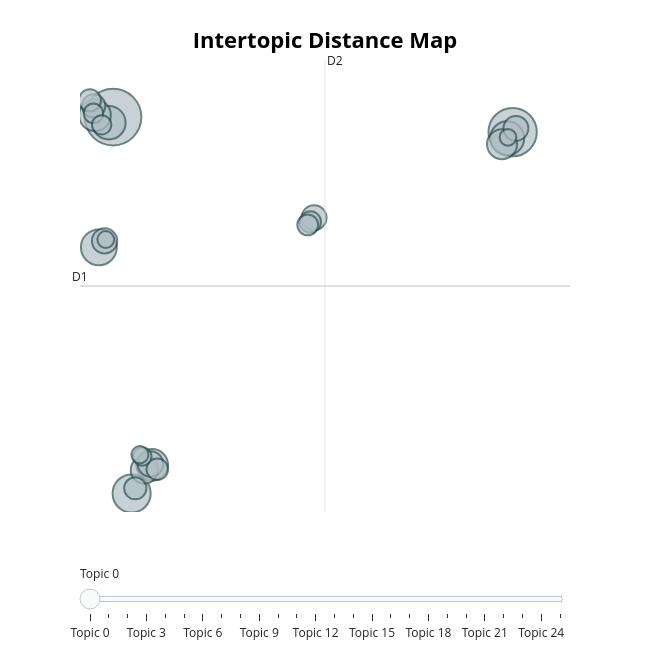

Notebook source saved alongside this figure:
### Code cell
# Retrieve summary information of all topics
# (including topic id and document counts)
# 4. save results
df["bertopic_topic"] = topics
df["bertopic_prob"] = [p.max() if p is not None and len(p) > 0 else np.nan for p in probs]

# 5.topic info
topic_info = topic_model.get_topic_info()
# print(topic_info.head(15))
for topic_id in topic_info["Topic"].head(10):
    print(f"\n===== Topic {topic_id} =====")
    print(topic_model.get_topic(topic_id))
    
# 5b. visualize topics
# Each circle represents a topic:
# - circle size: number of documents in the topic (importance)
# - distance between circles: semantic difference between topics
fig_topics = topic_model.visualize_topics()
fig_topics
# The extracted topics show clear semantic structure, for example:
# - Topic 0: Reinforcement Learning
# - Topic 1: Graph Neural Networks
# - Topic 5: Deep Neural Networks
# - Topic 6: Multi-armed Bandits
# - Topic 7: Generative Models (GANs)
# - Topic 8: Federated Learning
#
# These topics align well with major research directions in modern machine learning,
# indicating that BERTopic effectively captures semantic topics.

# Topic -1 represents outliers (documents not assigned to any clear topic).
# Its keywords are usually generic (data, model, method),
# indicating a lack of specific thematic focus.


# Compared to LDA, BERTopic produces more specific and semantically coherent topics,
# as it is based on embeddings rather than word frequency.

### Figure 1 — Plotly figure (JSON) as saved in the notebook; plotly's stock layout.template omitted (floating-point values rounded to 4 significant figures)
{"data": [{"customdata": [[0, "policy | reinforcement | reinforcement learning | rl | learning", 690], [1, "graph | graphs | node | gnns | nodes", 504], [2, "patients | data | disease | clinical | patient", 313], [3, "svm | class | ensemble | learning | algorithm", 277], [4, "networks | neural | neural networks | deep | network", 249], [5, "regret | bandit | arms | arm | reward", 242], [6, "generative | gan | gans | data | latent", 216], [7, "federated | privacy | federated learning | fl | clients", 216], [8, "nas | search | neural | architecture | hardware", 194], [9, "adversarial | attacks | robustness | adversarial examples | examples", 162], [10, "domain | target | source | adaptation | domain adaptation", 141], [11, "label | labels | multi label | multi | learning", 137], [12, "traffic | spatial | temporal | prediction | data", 135], [13, "equations | physics | neural | differential | model", 133], [14, "matrix | kernel | rank | factorization | algorithm", 118], [15, "explanations | model | counterfactual | models | explanation", 106], [16, "clustering | means | clusters | algorithm | cluster", 106], [17, "anomaly | detection | anomaly detection | anomalies | data", 100], [18, "energy | forecasting | load | data | model", 98], [19, "time series | series | time | series classification | classification", 94], [20, "stochastic | convergence | optimization | convex | gradient", 82], [21, "regret | online | algorithm | bounds | convex", 80], [22, "meta | meta learning | shot | learning | task", 75], [23, "continual | continual learning | forgetting | tasks | learning", 63], [24, "active | active learning | learning | al | data", 61], [25, "recurrent | rnn | long | recurrent neural | networks", 60]], "hovertemplate": "<b>Topic %{customdata[0]}</b><br>%{customdata[1]}<br>Size: %{customdata[2]}", "legendgroup": "", "marker": {"color": "#B0BEC5", "line": {"color": "DarkSlateGrey", "width": 2}, "size": [690, 504, 313, 277, 249, 242, 216, 216, 194, 162, 141, 137, 135, 133, 118, 106, 106, 100, 98, 94, 82, 80, 75, 63, 61, 60], "sizemode": "area", "sizeref": 0.4313, "symbol": "circle"}, "mode": "markers", "name": "", "orientation": "v", "showlegend": false, "type": "scatter", "x": [-2.337, 19.7, -1.313, -3.12, 19.4, -2.57, -0.1796, -3.335, 19.12, -0.605, -0.274, -2.807, 8.749, 19.88, -3.409, -1.113, -3.618, 0.1007, 8.544, 8.403, -3.417, -2.967, -0.7287, -0.8562, -2.739, 19.45], "xaxis": "x", "y": [12.3, 11.57, -6.002, 5.966, 11.27, 12.03, -4.61, 12.39, 10.98, -4.855, -4.569, 6.277, 7.405, 11.75, 12.84, -5.748, 13.11, -4.823, 7.2, 7.059, 12.48, 11.92, -4.202, -4.113, 6.344, 11.31], "yaxis": "y"}], "layout": {"annotations": [{"showarrow": false, "text": "D1", "x": -4.161, "y": 4.085, "yshift": 10}, {"showarrow": false, "text": "D2", "x": 9.352, "xshift": 10, "y": 15.07}], "height": 650, "hoverlabel": {"bgcolor": "white", "font": {"family": "Rockwell", "size": 16}}, "legend": {"itemsizing": "constant", "tracegroupgap": 0}, "margin": {"t": 60}, "shapes": [{"line": {"color": "#CFD8DC", "width": 2}, "type": "line", "x0": 9.352, "x1": 9.352, "y0": -6.902, "y1": 15.07}, {"line": {"color": "#9E9E9E", "width": 2}, "type": "line", "x0": -4.161, "x1": 22.87, "y0": 4.085, "y1": 4.085}], "sliders": [{"active": 0, "pad": {"t": 50}, "steps": [{"args": [{"marker.color": [["red", "#B0BEC5", "#B0BEC5", "#B0BEC5", "#B0BEC5", "#B0BEC5", "#B0BEC5", "#B0BEC5", "#B0BEC5", "#B0BEC5", "#B0BEC5", "#B0BEC5", "#B0BEC5", "#B0BEC5", "#B0BEC5", "#B0BEC5", "#B0BEC5", "#B0BEC5", "#B0BEC5", "#B0BEC5", "#B0BEC5", "#B0BEC5", "#B0BEC5", "#B0BEC5", "#B0BEC5", "#B0BEC5"]]}], "label": "Topic 0", "method": "update"}, {"args": [{"marker.color": [["#B0BEC5", "red", "#B0BEC5", "#B0BEC5", "#B0BEC5", "#B0BEC5", "#B0BEC5", "#B0BEC5", "#B0BEC5", "#B0BEC5", "#B0BEC5", "#B0BEC5", "#B0BEC5", "#B0BEC5", "#B0BEC5", "#B0BEC5", "#B0BEC5", "#B0BEC5", "#B0BEC5", "#B0BEC5", "#B0BEC5", "#B0BEC5", "#B0BEC5", "#B0BEC5", "#B0BEC5", "#B0BEC5"]]}], "label": "Topic 1", "method": "update"}, {"args": [{"marker.color": [["#B0BEC5", "#B0BEC5", "red", "#B0BEC5", "#B0BEC5", "#B0BEC5", "#B0BEC5", "#B0BEC5", "#B0BEC5", "#B0BEC5", "#B0BEC5", "#B0BEC5", "#B0BEC5", "#B0BEC5", "#B0BEC5", "#B0BEC5", "#B0BEC5", "#B0BEC5", "#B0BEC5", "#B0BEC5", "#B0BEC5", "#B0BEC5", "#B0BEC5", "#B0BEC5", "#B0BEC5", "#B0BEC5"]]}], "label": "Topic 2", "method": "update"}, {"args": [{"marker.color": [["#B0BEC5", "#B0BEC5", "#B0BEC5", "red", "#B0BEC5", "#B0BEC5", "#B0BEC5", "#B0BEC5", "#B0BEC5", "#B0BEC5", "#B0BEC5", "#B0BEC5", "#B0BEC5", "#B0BEC5", "#B0BEC5", "#B0BEC5", "#B0BEC5", "#B0BEC5", "#B0BEC5", "#B0BEC5", "#B0BEC5", "#B0BEC5", "#B0BEC5", "#B0BEC5", "#B0BEC5", "#B0BEC5"]]}], "label": "Topic 3", "method": "update"}, {"args": [{"marker.color": [["#B0BEC5", "#B0BEC5", "#B0BEC5", "#B0BEC5", "red", "#B0BEC5", "#B0BEC5", "#B0BEC5", "#B0BEC5", "#B0BEC5", "#B0BEC5", "#B0BEC5", "#B0BEC5", "#B0BEC5", "#B0BEC5", "#B0BEC5", "#B0BEC5", "#B0BEC5", "#B0BEC5", "#B0BEC5", "#B0BEC5", "#B0BEC5", "#B0BEC5", "#B0BEC5", "#B0BEC5", "#B0BEC5"]]}], "label": "Topic 4", "method": "update"}, {"args": [{"marker.color": [["#B0BEC5", "#B0BEC5", "#B0BEC5", "#B0BEC5", "#B0BEC5", "red", "#B0BEC5", "#B0BEC5", "#B0BEC5", "#B0BEC5", "#B0BEC5", "#B0BEC5", "#B0BEC5", "#B0BEC5", "#B0BEC5", "#B0BEC5", "#B0BEC5", "#B0BEC5", "#B0BEC5", "#B0BEC5", "#B0BEC5", "#B0BEC5", "#B0BEC5", "#B0BEC5", "#B0BEC5", "#B0BEC5"]]}], "label": "Topic 5", "method": "update"}, {"args": [{"marker.color": [["#B0BEC5", "#B0BEC5", "#B0BEC5", "#B0BEC5", "#B0BEC5", "#B0BEC5", "red", "#B0BEC5", "#B0BEC5", "#B0BEC5", "#B0BEC5", "#B0BEC5", "#B0BEC5", "#B0BEC5", "#B0BEC5", "#B0BEC5", "#B0BEC5", "#B0BEC5", "#B0BEC5", "#B0BEC5", "#B0BEC5", "#B0BEC5", "#B0BEC5", "#B0BEC5", "#B0BEC5", "#B0BEC5"]]}], "label": "Topic 6", "method": "update"}, {"args": [{"marker.color": [["#B0BEC5", "#B0BEC5", "#B0BEC5", "#B0BEC5", "#B0BEC5", "#B0BEC5", "#B0BEC5", "red", "#B0BEC5", "#B0BEC5", "#B0BEC5", "#B0BEC5", "#B0BEC5", "#B0BEC5", "#B0BEC5", "#B0BEC5", "#B0BEC5", "#B0BEC5", "#B0BEC5", "#B0BEC5", "#B0BEC5", "#B0BEC5", "#B0BEC5", "#B0BEC5", "#B0BEC5", "#B0BEC5"]]}], "label": "Topic 7", "method": "update"}, {"args": [{"marker.color": [["#B0BEC5", "#B0BEC5", "#B0BEC5", "#B0BEC5", "#B0BEC5", "#B0BEC5", "#B0BEC5", "#B0BEC5", "red", "#B0BEC5", "#B0BEC5", "#B0BEC5", "#B0BEC5", "#B0BEC5", "#B0BEC5", "#B0BEC5", "#B0BEC5", "#B0BEC5", "#B0BEC5", "#B0BEC5", "#B0BEC5", "#B0BEC5", "#B0BEC5", "#B0BEC5", "#B0BEC5", "#B0BEC5"]]}], "label": "Topic 8", "method": "update"}, {"args": [{"marker.color": [["#B0BEC5", "#B0BEC5", "#B0BEC5", "#B0BEC5", "#B0BEC5", "#B0BEC5", "#B0BEC5", "#B0BEC5", "#B0BEC5", "red", "#B0BEC5", "#B0BEC5", "#B0BEC5", "#B0BEC5", "#B0BEC5", "#B0BEC5", "#B0BEC5", "#B0BEC5", "#B0BEC5", "#B0BEC5", "#B0BEC5", "#B0BEC5", "#B0BEC5", "#B0BEC5", "#B0BEC5", "#B0BEC5"]]}], "label": "Topic 9", "method": "update"}, {"args": [{"marker.color": [["#B0BEC5", "#B0BEC5", "#B0BEC5", "#B0BEC5", "#B0BEC5", "#B0BEC5", "#B0BEC5", "#B0BEC5", "#B0BEC5", "#B0BEC5", "red", "#B0BEC5", "#B0BEC5", "#B0BEC5", "#B0BEC5", "#B0BEC5", "#B0BEC5", "#B0BEC5", "#B0BEC5", "#B0BEC5", "#B0BEC5", "#B0BEC5", "#B0BEC5", "#B0BEC5", "#B0BEC5", "#B0BEC5"]]}], "label": "Topic 10", "method": "update"}, {"args": [{"marker.color": [["#B0BEC5", "#B0BEC5", "#B0BEC5", "#B0BEC5", "#B0BEC5", "#B0BEC5", "#B0BEC5", "#B0BEC5", "#B0BEC5", "#B0BEC5", "#B0BEC5", "red", "#B0BEC5", "#B0BEC5", "#B0BEC5", "#B0BEC5", "#B0BEC5", "#B0BEC5", "#B0BEC5", "#B0BEC5", "#B0BEC5", "#B0BEC5", "#B0BEC5", "#B0BEC5", "#B0BEC5", "#B0BEC5"]]}], "label": "Topic 11", "method": "update"}, {"args": [{"marker.color": [["#B0BEC5", "#B0BEC5", "#B0BEC5", "#B0BEC5", "#B0BEC5", "#B0BEC5", "#B0BEC5", "#B0BEC5", "#B0BEC5", "#B0BEC5", "#B0BEC5", "#B0BEC5", "red", "#B0BEC5", "#B0BEC5", "#B0BEC5", "#B0BEC5", "#B0BEC5", "#B0BEC5", "#B0BEC5", "#B0BEC5", "#B0BEC5", "#B0BEC5", "#B0BEC5", "#B0BEC5", "#B0BEC5"]]}], "label": "Topic 12", "method": "update"}, {"args": [{"marker.color": [["#B0BEC5", "#B0BEC5", "#B0BEC5", "#B0BEC5", "#B0BEC5", "#B0BEC5", "#B0BEC5", "#B0BEC5", "#B0BEC5", "#B0BEC5", "#B0BEC5", "#B0BEC5", "#B0BEC5", "red", "#B0BEC5", "#B0BEC5", "#B0BEC5", "#B0BEC5", "#B0BEC5", "#B0BEC5", "#B0BEC5", "#B0BEC5", "#B0BEC5", "#B0BEC5", "#B0BEC5", "#B0BEC5"]]}], "label": "Topic 13", "method": "update"}, {"args": [{"marker.color": [["#B0BEC5", "#B0BEC5", "#B0BEC5", "#B0BEC5", "#B0BEC5", "#B0BEC5", "#B0BEC5", "#B0BEC5", "#B0BEC5", "#B0BEC5", "#B0BEC5", "#B0BEC5", "#B0BEC5", "#B0BEC5", "red", "#B0BEC5", "#B0BEC5", "#B0BEC5", "#B0BEC5", "#B0BEC5", "#B0BEC5", "#B0BEC5", "#B0BEC5", "#B0BEC5", "#B0BEC5", "#B0BEC5"]]}], "label": "Topic 14", "method": "update"}, {"args": [{"marker.color": [["#B0BEC5", "#B0BEC5", "#B0BEC5", "#B0BEC5", "#B0BEC5", "#B0BEC5", "#B0BEC5", "#B0BEC5", "#B0BEC5", "#B0BEC5", "#B0BEC5", "#B0BEC5", "#B0BEC5", "#B0BEC5", "#B0BEC5", "red", "#B0BEC5", "#B0BEC5", "#B0BEC5", "#B0BEC5", "#B0BEC5", "#B0BEC5", "#B0BEC5", "#B0BEC5", "#B0BEC5", "#B0BEC5"]]}], "label": "Topic 15", "method": "update"}, {"args": [{"marker.color": [["#B0BEC5", "#B0BEC5", "#B0BEC5", "#B0BEC5", "#B0BEC5", "#B0BEC5", "#B0BEC5", "#B0BEC5", "#B0BEC5", "#B0BEC5", "#B0BEC5", "#B0BEC5", "#B0BEC5", "#B0BEC5", "#B0BEC5", "#B0BEC5", "red", "#B0BEC5", "#B0BEC5", "#B0BEC5", "#B0BEC5", "#B0BEC5", "#B0BEC5", "#B0BEC5", "#B0BEC5", "#B0BEC5"]]}], "label": "Topic 16", "method": "update"}, {"args": [{"marker.color": [["#B0BEC5", "#B0BEC5", "#B0BEC5", "#B0BEC5", "#B0BEC5", "#B0BEC5", "#B0BEC5", "#B0BEC5", "#B0BEC5", "#B0BEC5", "#B0BEC5", "#B0BEC5", "#B0BEC5", "#B0BEC5", "#B0BEC5", "#B0BEC5", "#B0BEC5", "red", "#B0BEC5", "#B0BEC5", "#B0BEC5", "#B0BEC5", "#B0BEC5", "#B0BEC5", "#B0BEC5", "#B0BEC5"]]}], "label": "Topic 17", "method": "update"}, {"args": [{"marker.color": [["#B0BEC5", "#B0BEC5", "#B0BEC5", "#B0BEC5", "#B0BEC5", "#B0BEC5", "#B0BEC5", "#B0BEC5", "#B0BEC5", "#B0BEC5", "#B0BEC5", "#B0BEC5", "#B0BEC5", "#B0BEC5", "#B0BEC5", "#B0BEC5", "#B0BEC5", "#B0BEC5", "red", "#B0BEC5", "#B0BEC5", "#B0BEC5", "#B0BEC5", "#B0BEC5", "#B0BEC5", "#B0BEC5"]]}], "label": "Topic 18", "method": "update"}, {"args": [{"marker.color": [["#B0BEC5", "#B0BEC5", "#B0BEC5", "#B0BEC5", "#B0BEC5", "#B0BEC5", "#B0BEC5", "#B0BEC5", "#B0BEC5", "#B0BEC5", "#B0BEC5", "#B0BEC5", "#B0BEC5", "#B0BEC5", "#B0BEC5", "#B0BEC5", "#B0BEC5", "#B0BEC5", "#B0BEC5", "red", "#B0BEC5", "#B0BEC5", "#B0BEC5", "#B0BEC5", "#B0BEC5", "#B0BEC5"]]}], "label": "Topic 19", "method": "update"}, {"args": [{"marker.color": [["#B0BEC5", "#B0BEC5", "#B0BEC5", "#B0BEC5", "#B0BEC5", "#B0BEC5", "#B0BEC5", "#B0BEC5", "#B0BEC5", "#B0BEC5", "#B0BEC5", "#B0BEC5", "#B0BEC5", "#B0BEC5", "#B0BEC5", "#B0BEC5", "#B0BEC5", "#B0BEC5", "#B0BEC5", "#B0BEC5", "red", "#B0BEC5", "#B0BEC5", "#B0BEC5", "#B0BEC5", "#B0BEC5"]]}], "label": "Topic 20", "method": "update"}, {"args": [{"marker.color": [["#B0BEC5", "#B0BEC5", "#B0BEC5", "#B0BEC5", "#B0BEC5", "#B0BEC5", "#B0BEC5", "#B0BEC5", "#B0BEC5", "#B0BEC5", "#B0BEC5", "#B0BEC5", "#B0BEC5", "#B0BEC5", "#B0BEC5", "#B0BEC5", "#B0BEC5", "#B0BEC5", "#B0BEC5", "#B0BEC5", "#B0BEC5", "red", "#B0BEC5", "#B0BEC5", "#B0BEC5", "#B0BEC5"]]}], "label": "Topic 21", "method": "update"}, {"args": [{"marker.color": [["#B0BEC5", "#B0BEC5", "#B0BEC5", "#B0BEC5", "#B0BEC5", "#B0BEC5", "#B0BEC5", "#B0BEC5", "#B0BEC5", "#B0BEC5", "#B0BEC5", "#B0BEC5", "#B0BEC5", "#B0BEC5", "#B0BEC5", "#B0BEC5", "#B0BEC5", "#B0BEC5", "#B0BEC5", "#B0BEC5", "#B0BEC5", "#B0BEC5", "red", "#B0BEC5", "#B0BEC5", "#B0BEC5"]]}], "label": "Topic 22", "method": "update"}, {"args": [{"marker.color": [["#B0BEC5", "#B0BEC5", "#B0BEC5", "#B0BEC5", "#B0BEC5", "#B0BEC5", "#B0BEC5", "#B0BEC5", "#B0BEC5", "#B0BEC5", "#B0BEC5", "#B0BEC5", "#B0BEC5", "#B0BEC5", "#B0BEC5", "#B0BEC5", "#B0BEC5", "#B0BEC5", "#B0BEC5", "#B0BEC5", "#B0BEC5", "#B0BEC5", "#B0BEC5", "red", "#B0BEC5", "#B0BEC5"]]}], "label": "Topic 23", "method": "update"}, {"args": [{"marker.color": [["#B0BEC5", "#B0BEC5", "#B0BEC5", "#B0BEC5", "#B0BEC5", "#B0BEC5", "#B0BEC5", "#B0BEC5", "#B0BEC5", "#B0BEC5", "#B0BEC5", "#B0BEC5", "#B0BEC5", "#B0BEC5", "#B0BEC5", "#B0BEC5", "#B0BEC5", "#B0BEC5", "#B0BEC5", "#B0BEC5", "#B0BEC5", "#B0BEC5", "#B0BEC5", "#B0BEC5", "red", "#B0BEC5"]]}], "label": "Topic 24", "method": "update"}, {"args": [{"marker.color": [["#B0BEC5", "#B0BEC5", "#B0BEC5", "#B0BEC5", "#B0BEC5", "#B0BEC5", "#B0BEC5", "#B0BEC5", "#B0BEC5", "#B0BEC5", "#B0BEC5", "#B0BEC5", "#B0BEC5", "#B0BEC5", "#B0BEC5", "#B0BEC5", "#B0BEC5", "#B0BEC5", "#B0BEC5", "#B0BEC5", "#B0BEC5", "#B0BEC5", "#B0BEC5", "#B0BEC5", "#B0BEC5", "red"]]}], "label": "Topic 25", "method": "update"}]}], "title": {"font": {"color": "Black", "size": 22}, "text": "<b>Intertopic Distance Map</b>", "x": 0.5, "xanchor": "center", "y": 0.95, "yanchor": "top"}, "width": 650, "xaxis": {"anchor": "y", "domain": [0, 1], "range": [-4.161, 22.87], "title": {"text": ""}, "visible": false}, "yaxis": {"anchor": "x", "domain": [0, 1], "range": [-6.902, 15.07], "title": {"text": ""}, "visible": false}}}
